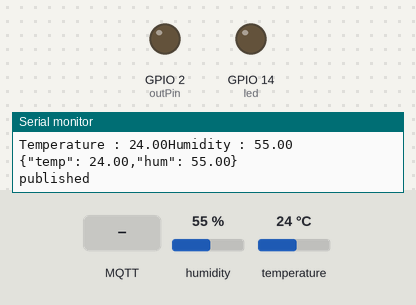
Simulated run of this sketch. Board: ESP8266 (NodeMCU). Shown: output pins drawn as LEDs (lit = HIGH), the last lines printed to the serial monitor. The inputs (shaded band) are chosen by the test bench; at power-on: humidity 55 %, temperature 24 °C. WiFi joins after 1.5 s; servers stay silent unless stated; no MQTT or app messages arrive unless stated.

Above: at 2.7 s.
2.8 s: MQTT message "5" arrives on the second subscribed topic
At 4.7 s:
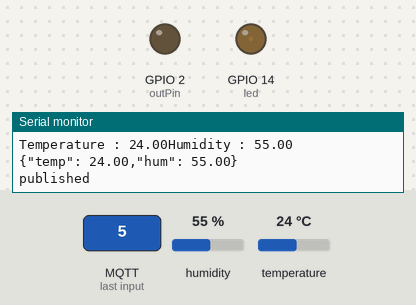
5.0 s: MQTT message "90" arrives on the second subscribed topic
At 6.1 s:
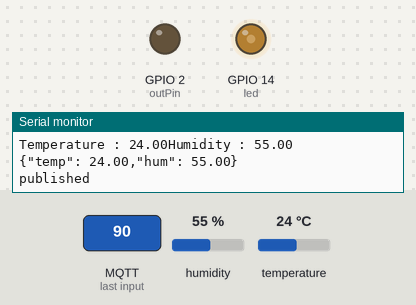
7.1 s: MQTT message "200" arrives on the second subscribed topic
At 8.6 s:
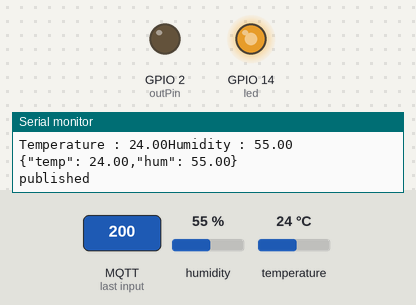
9.1 s: MQTT message "Range" arrives on the second subscribed topic
At 11.1 s:
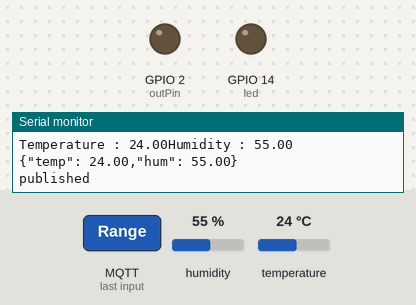
Timing chart, 0 to 12.1 s (numbered marks = the images above; inputs shaded):
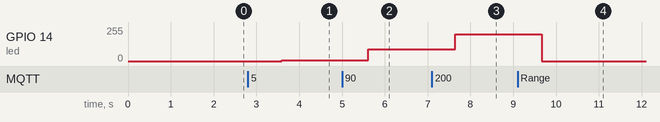

Measured:
- after the input at 2.8 s, GPIO 14 (led): 0/255 → 5/255 after 0.79 s
- after the input at 5.0 s, GPIO 14 (led): 5/255 → 90/255 after 0.62 s
- after the input at 7.1 s, GPIO 14 (led): 90/255 → 200/255 after 0.54 s
- after the input at 9.1 s, GPIO 14 (led): 200/255 → 0/255 after 0.57 s

The sketch:

THCS_ESP.ino
```cpp
//*******************************************************
#include <ESP8266WiFi.h>
#include <DHT.h>
#include <PubSubClient.h>
#include <string.h>
#include <ArduinoJson.h>

#define DHTPIN 5            // Chân dữ liệu của DHT11 kết nối với GPIO4 của ESP8266
#define DHTTYPE DHT11
DHT dht(DHTPIN, DHTTYPE, 15);
const char* ssid = "Quang Huy";      // Tên mạng Wifi được chỉ định sẽ kết nối (SSID)
const char* password = "quanghuy061296";  // Password của mạng Wifi được chỉ định sẽ kết nối
const char* mqtt_server = "172.20.10.13";

const char* topic1 = "Button";
const char* topic2 = "DHT11";
const char* topic3 = "Range";
//******************************************************

WiFiClient espClient;
PubSubClient client(espClient);

//******************************************************
byte outPin = 2;
int led = 14;

void setup() {
  pinMode(outPin,OUTPUT);
  pinMode(led, OUTPUT);
  digitalWrite(outPin,LOW);
  Serial.begin(115200);
  setup_wifi();
  client.setServer(mqtt_server, 1883);    // clien.setServer(mqttServer, port);
  client.setCallback(callback);           // callback
  reconnect();
}

//*****************************************************

void setup_wifi(){

  delay(10);
  // We start by connecting to a WiFi network
  Serial.println();
  Serial.print("Connecting to ");
  Serial.println(ssid);

  WiFi.begin(ssid, password);

  while (WiFi.status() != WL_CONNECTED) {
    delay(500);
    Serial.print(".");
  }

  Serial.println("");
  Serial.println("WiFi connected");
  Serial.println("IP address: ");
  Serial.println(WiFi.localIP());
}

//******************************************************

void callback(char* topic, byte* payload, unsigned int length) {
  Serial.print("Message arrived [");
  Serial.print(topic);
  Serial.print("] ");
  String value;
  for (int i = 0; i < length; i++) {
    Serial.print((char)payload[i]);
    value += (char)payload[i];
  }

  /*--------------------------Control-------------------------------------*/
  if(strcmp(topic, topic1)==0)
  {
    if((char)payload[0] == 'O' && (char)payload[1] == 'N') //on
    {
      digitalWrite(outPin,LOW);
      Serial.print("Subed ON");
    }
    else if((char)payload[0] == 'O' && (char)payload[1] == 'F' && (char)payload[2] == 'F') //off
    {
      digitalWrite(outPin,HIGH);
      Serial.print("Subed OFF");
    }
  }
  if (String(topic) == "Range") {
      Serial.print("setup led1 pwm ");
      Serial.println(value.toInt());
      analogWrite(led,value.toInt());
  }
  Serial.println();
  /*-----------------------------------------------------------------*/
}

//**************************************************************************//

void reconnect() {
  // Loop until we're reconnected
  while (!client.connected()) {
    Serial.print("Attempting MQTT connection...");
    // Attempt to connect
    if (client.connect("Huy","huytq","Quanghuy@123")) {
      Serial.println("connected");
      // Once connected, publish an announcement...
      client.publish("ESP8266/connection status", "Connected!");
      // ... and resubscribe1
      client.subscribe(topic1);
      client.subscribe(topic3);
    } else {
      Serial.print("failed, rc=");
      Serial.print(client.state());
      Serial.println(" try again in 5 seconds");
      // Wait 5 seconds before retrying
      delay(1000);
    }
  }
}

void loop() {
  char message_DHT[100];
  float humi = dht.readHumidity();
  float temp = dht.readTemperature();
  Serial.print("Temperature : ");
  Serial.print(temp);
  Serial.print("Humidity : ");
  Serial.println(humi);
  message_DHT[0]= '\0';
  String tmp = "{\"temp\": " + String(temp) + ",\"hum\": " + String(humi) + "}";
  strcat(message_DHT, String(tmp).c_str());
  Serial.println(message_DHT);
  if(String(temp) != "nan"){
    client.publish( topic2, message_DHT);
    Serial.println("published");
  }
  delay(1000);
  if (!client.connected()) {  //nếu chưa kết nối đến sever mqtt
    reconnect();     // gọi hàm reconnect() để thực hiện kết nối lại với server khi bị mất kết nối
  }
  client.loop();
}
```
